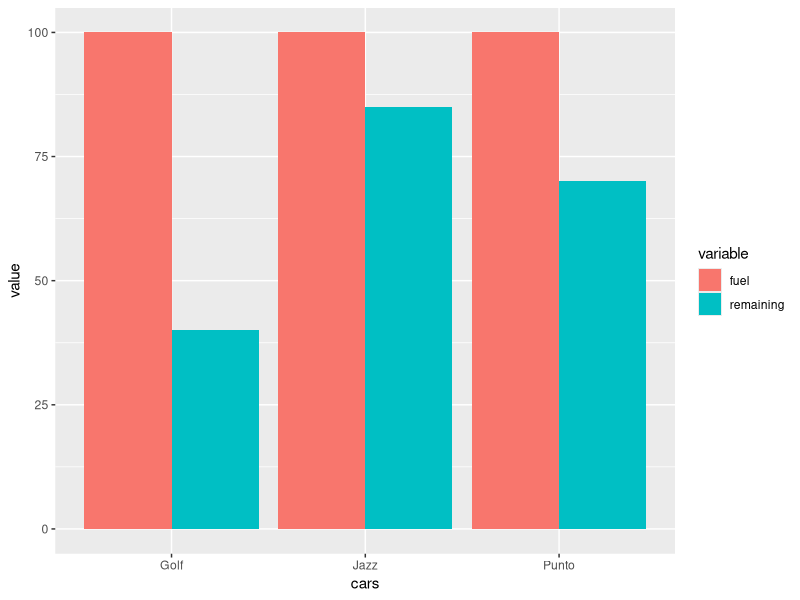
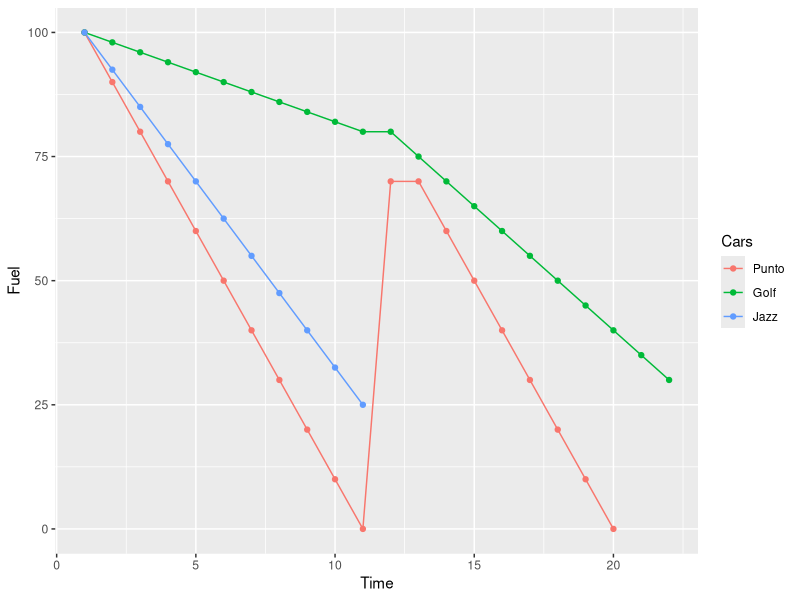

Recreate these plots in R, in order.
## ---- chunk 1
knitr::opts_chunk$set(echo = FALSE)
## ---- chunk 2
# 
# R demonstration of Standard Procedural code.
# 

invisible(library(ggplot2))
invisible(library(reshape2))
## ---- chunk 3
cars <- c('Punto', 'Golf', 'Jazz')
colour <- c('beige', 'gold', 'neon pink')
fuel <- c(100,100,100) # inital percent of the fuel tank that is full
ppm <- c(10,20,5) # percent per mile fuel usage

remaining <- c() # what percentage of the fuel tank remains
miles <- 3 # how many miles do you plan to travel

for (i in 1:length(fuel)) { # calculate the new fuel tank values
  remaining <- c(remaining, (fuel[i] - (ppm[i]*3)))
}

car_frame <- data.frame(cars, fuel, remaining) # create a data frame
car_frame.m <- melt(car_frame, id.vars='cars') # melt the data frame for plotting

carplot <- ggplot(car_frame.m, aes(cars, value)) +   
  geom_bar(aes(fill = variable), position = "dodge", stat="identity")

## ---- chunk 4
carplot
## ---- chunk 5
drive_car <- function(starting_tank, ppm, distance) {
  tank_changes = c() # track the fuel usage using what % remains
  for(i in 0:distance) {
    new_tank <- starting_tank - (ppm * i)
    if(new_tank >= 0) {
      tank_changes <- c(tank_changes, new_tank) # only spend fuel if there was fuel to spend.
    }
  }
  return(tank_changes) # return the fuel usage
}

## ---- chunk 6
# creating a function to refuel a car
refuel_car <- function(tank_changes, tank_percentage) {
  new_tank <- tank_changes[length(tank_changes)] + tank_percentage
  if(new_tank > 100) {
    new_tank <- 100 # cant have more than a 100% full tank.
  }
  return(c(tank_changes, new_tank))
}

## ---- chunk 7
pad_lengths <- function(...) {
  arguments <- list(...)
  max_length <- max(lengths(arguments))
  args <- lapply(arguments, function(x, max_len) {
    length(x) <- max_length
    return(x)
  }, max_len = max_length)
  return(args)
}
## ---- chunk 8
create_data_frame <-function(car_names, ...) {
  car_data <- list(...)

  padded_fuel <- do.call(pad_lengths, car_data)
  car_frame <- data.frame(padded_fuel)
  colnames(car_frame) <- car_names
  
  car_frame.m <- melt(t(car_frame), id.vars="Cars", 
                                    value.name ="Fuel",
                                    variable.name = "Time")
  colnames(car_frame.m) <- c('Cars', 'Time', 'Fuel')
  return(car_frame.m)
}
## ---- chunk 9
jazz_fuel_hist <- drive_car(100, 7.5, 10)

golf_fuel_hist <- drive_car(100, 2, 10)
golf_fuel_hist <- c(golf_fuel_hist,
                    drive_car(golf_fuel_hist[length(golf_fuel_hist)],
                              5, 10))

punto_fuel_hist <- drive_car(100, 10, 20)
punto_fuel_hist <- refuel_car(punto_fuel_hist, 70)
punto_fuel_hist <- c(punto_fuel_hist, drive_car(70, 10, 20))

## ---- chunk 10
car_data_frame <- create_data_frame(car_names = c('Punto',
                                                  'Golf',
                                                  'Jazz'),
                                   punto_fuel_hist,
                                   golf_fuel_hist,
                                   jazz_fuel_hist)
 
fuel_line_plot <-ggplot(car_data_frame, aes(x = Time,
                                            y = Fuel,
                                            group  = Cars,
                                            colour = Cars)) +   
  geom_line() + geom_point()
## ---- chunk 11
fuel_line_plot
